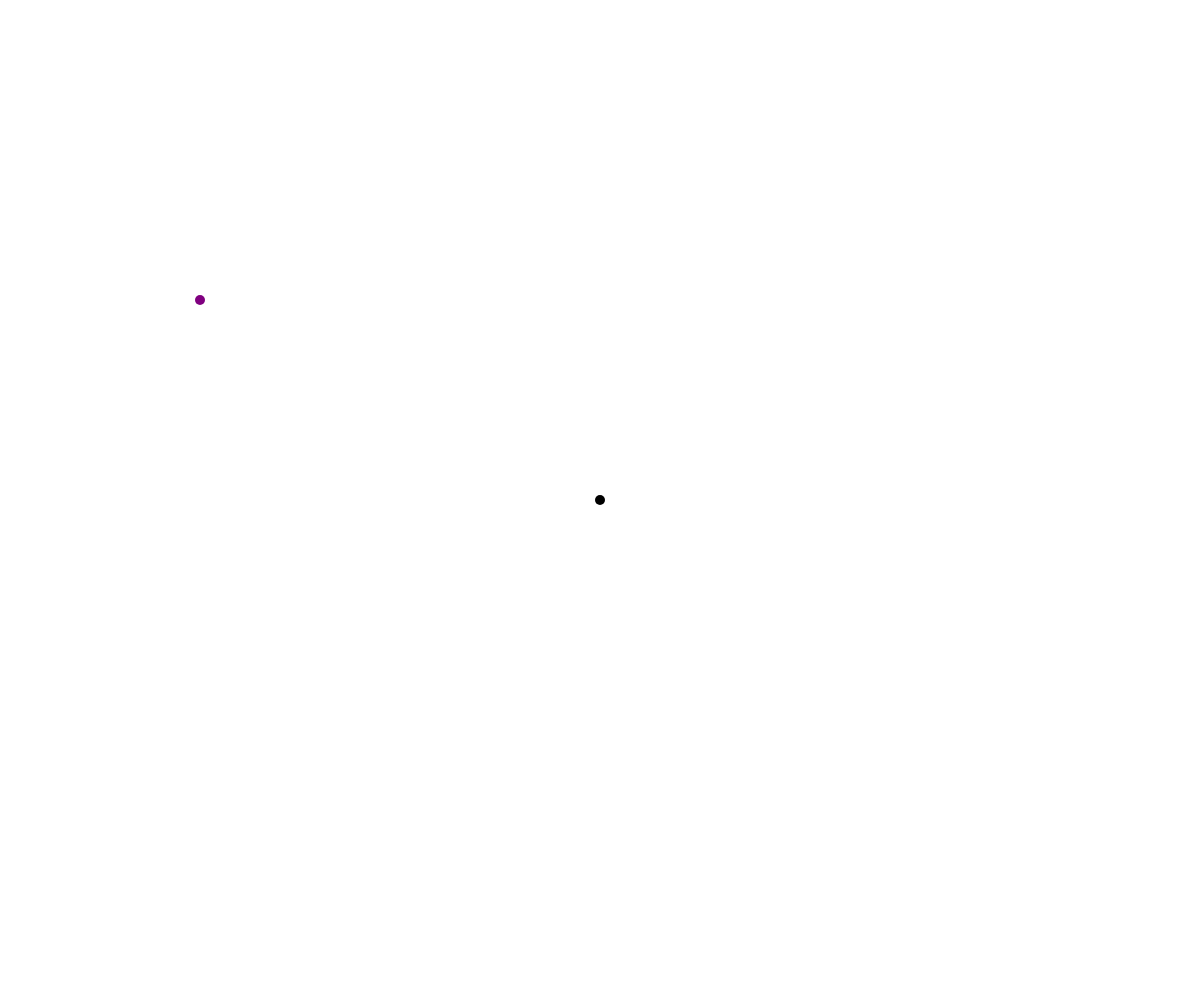
Frame 1 (no input)
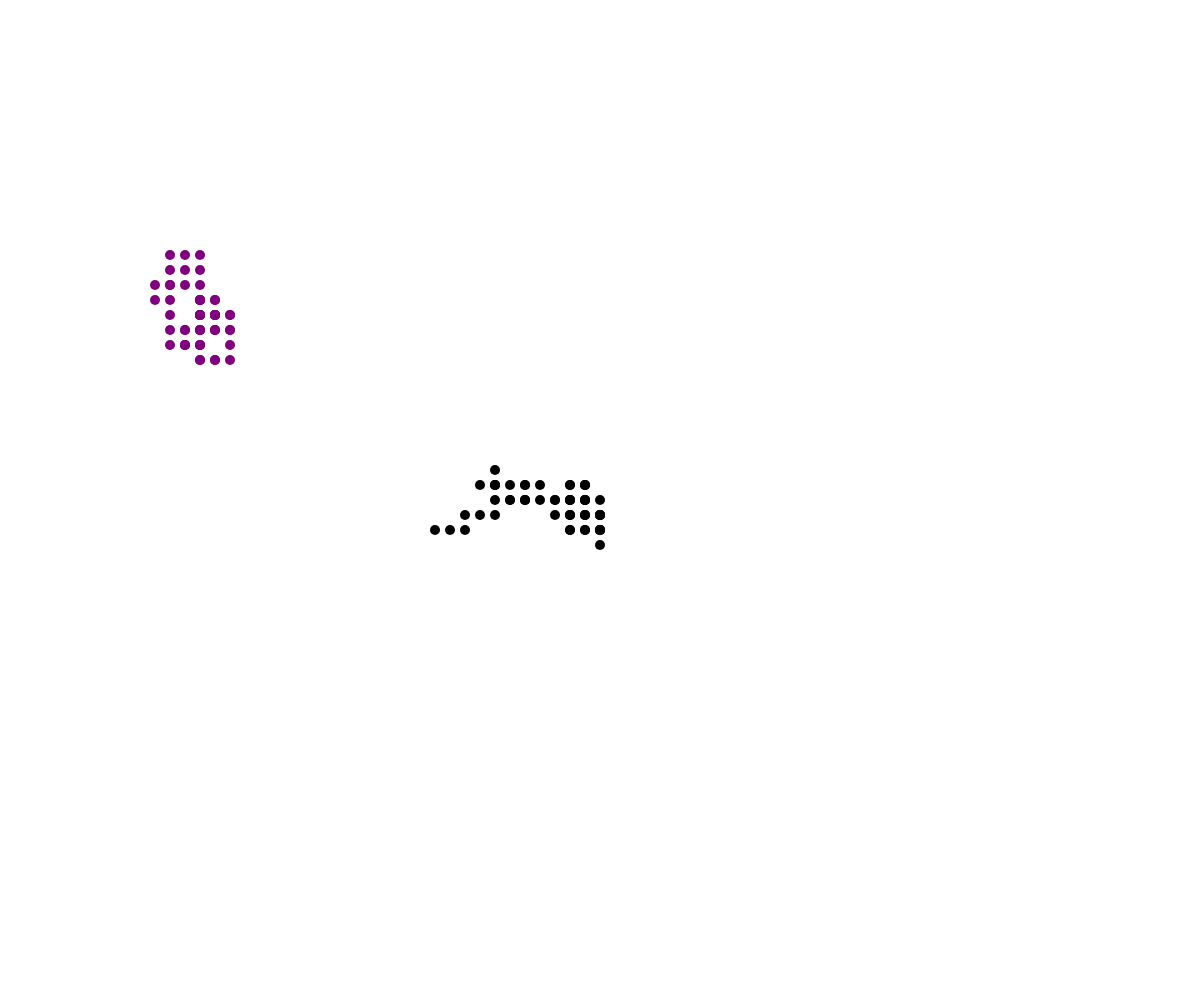
Frame 60 (no input)
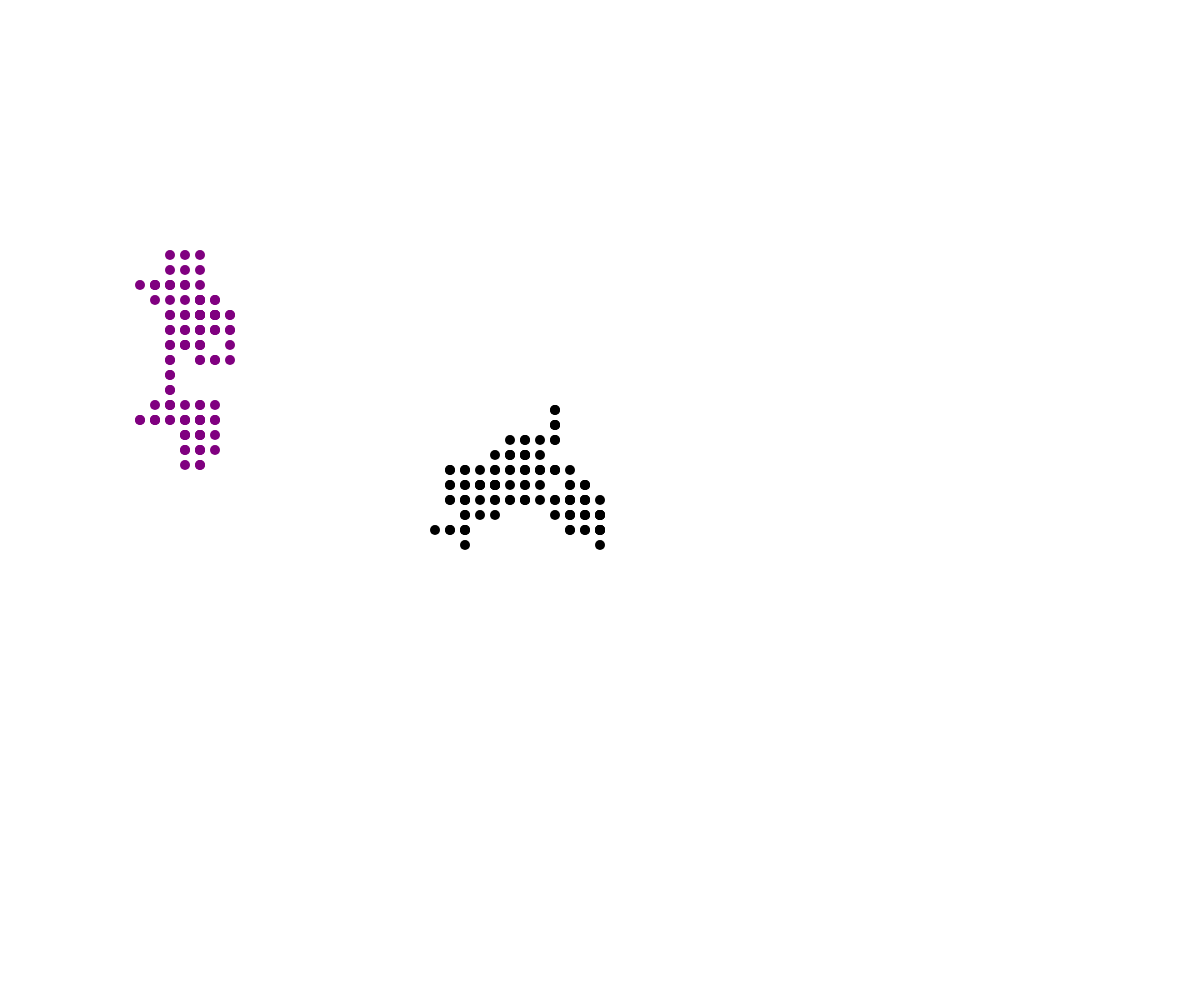
Frame 120 (the mouse pressed at the canvas centre since frame 60)

The p5.js sketch that drew these frames (run headless with seeded random() and noise() and a simulated clock; from frame 60 on, the mouse is pressed at the canvas centre):

// p5.js sketch
// ── sketch.js
// Walker OOP demo
//
// Extra for Experts:
// - describe what you did to take this project "above and beyond"

class Walker {
  constructor(x, y, theColor) {
    this.x = x;
    this.y = y;
    this.color = theColor;
    this.speed = 15;
    this.radius = 5;
  }

  display() {
    noStroke();
    fill(this.color);
    circle(this.x, this.y, this.radius*2);
  }

  move() {
    let choice = random(100);
    if (choice < 25) {
      // up
      this.y -= this.speed; 
    }
    else if (choice < 50) {
      // down
      this.y += this.speed;
    }
    else if (choice < 75) {
      // right
      this.x -= this.speed;
    }
    else {
      this.x += this.speed;
    }
  }
}

let walker1;
let walker2;

function setup() {
  createCanvas(windowWidth, windowHeight);
  walker1 = new Walker(width/2, height/2, "black");
  walker2 = new Walker(200, 300, "purple");
}

function draw() {
  walker1.display();
  walker1.move();
  walker2.display();
  walker2.move();
}
